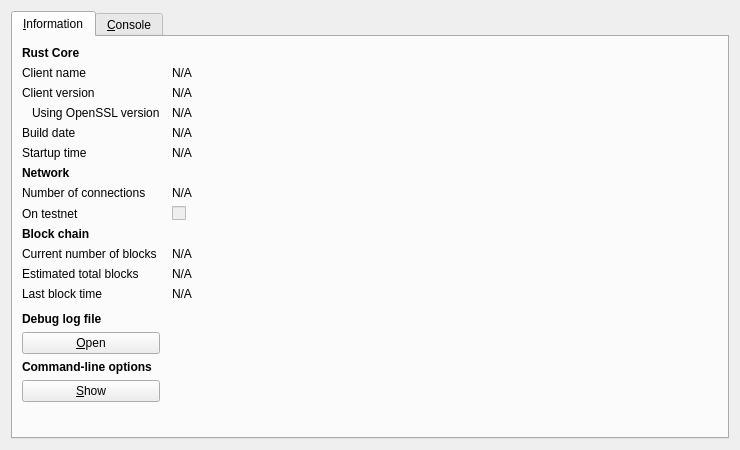
<?xml version="1.0" encoding="UTF-8"?>
<ui version="4.0">
 <class>RPCConsole</class>
 <widget class="QDialog" name="RPCConsole">
  <property name="geometry">
   <rect>
    <x>0</x>
    <y>0</y>
    <width>740</width>
    <height>450</height>
   </rect>
  </property>
  <property name="windowTitle">
   <string>Rust - Debug window</string>
  </property>
  <layout class="QVBoxLayout" name="verticalLayout_2">
   <item>
    <widget class="QTabWidget" name="tabWidget">
     <property name="currentIndex">
      <number>0</number>
     </property>
     <widget class="QWidget" name="tab_info">
      <attribute name="title">
       <string>&amp;Information</string>
      </attribute>
      <layout class="QGridLayout" name="gridLayout" columnstretch="0,1">
       <property name="horizontalSpacing">
        <number>12</number>
       </property>
       <item row="0" column="0">
        <widget class="QLabel" name="label_9">
         <property name="font">
          <font>
           <weight>75</weight>
           <bold>true</bold>
          </font>
         </property>
         <property name="text">
          <string>Rust Core</string>
         </property>
        </widget>
       </item>
       <item row="1" column="0">
        <widget class="QLabel" name="label_5">
         <property name="text">
          <string>Client name</string>
         </property>
        </widget>
       </item>
       <item row="1" column="1">
        <widget class="QLabel" name="clientName">
         <property name="cursor">
          <cursorShape>IBeamCursor</cursorShape>
         </property>
         <property name="text">
          <string>N/A</string>
         </property>
         <property name="textFormat">
          <enum>Qt::PlainText</enum>
         </property>
         <property name="textInteractionFlags">
          <set>Qt::LinksAccessibleByMouse|Qt::TextSelectableByKeyboard|Qt::TextSelectableByMouse</set>
         </property>
        </widget>
       </item>
       <item row="2" column="0">
        <widget class="QLabel" name="label_6">
         <property name="text">
          <string>Client version</string>
         </property>
        </widget>
       </item>
       <item row="2" column="1">
        <widget class="QLabel" name="clientVersion">
         <property name="cursor">
          <cursorShape>IBeamCursor</cursorShape>
         </property>
         <property name="text">
          <string>N/A</string>
         </property>
         <property name="textFormat">
          <enum>Qt::PlainText</enum>
         </property>
         <property name="textInteractionFlags">
          <set>Qt::LinksAccessibleByMouse|Qt::TextSelectableByKeyboard|Qt::TextSelectableByMouse</set>
         </property>
        </widget>
       </item>
       <item row="3" column="0">
        <widget class="QLabel" name="label_14">
         <property name="text">
          <string>Using OpenSSL version</string>
         </property>
         <property name="indent">
          <number>10</number>
         </property>
        </widget>
       </item>
       <item row="3" column="1">
        <widget class="QLabel" name="openSSLVersion">
         <property name="cursor">
          <cursorShape>IBeamCursor</cursorShape>
         </property>
         <property name="text">
          <string>N/A</string>
         </property>
         <property name="textFormat">
          <enum>Qt::PlainText</enum>
         </property>
         <property name="textInteractionFlags">
          <set>Qt::LinksAccessibleByMouse|Qt::TextSelectableByKeyboard|Qt::TextSelectableByMouse</set>
         </property>
        </widget>
       </item>
       <item row="4" column="0">
        <widget class="QLabel" name="label_12">
         <property name="text">
          <string>Build date</string>
         </property>
        </widget>
       </item>
       <item row="4" column="1">
        <widget class="QLabel" name="buildDate">
         <property name="cursor">
          <cursorShape>IBeamCursor</cursorShape>
         </property>
         <property name="text">
          <string>N/A</string>
         </property>
         <property name="textFormat">
          <enum>Qt::PlainText</enum>
         </property>
         <property name="textInteractionFlags">
          <set>Qt::LinksAccessibleByMouse|Qt::TextSelectableByKeyboard|Qt::TextSelectableByMouse</set>
         </property>
        </widget>
       </item>
       <item row="5" column="0">
        <widget class="QLabel" name="label_13">
         <property name="text">
          <string>Startup time</string>
         </property>
        </widget>
       </item>
       <item row="5" column="1">
        <widget class="QLabel" name="startupTime">
         <property name="cursor">
          <cursorShape>IBeamCursor</cursorShape>
         </property>
         <property name="text">
          <string>N/A</string>
         </property>
         <property name="textFormat">
          <enum>Qt::PlainText</enum>
         </property>
         <property name="textInteractionFlags">
          <set>Qt::LinksAccessibleByMouse|Qt::TextSelectableByKeyboard|Qt::TextSelectableByMouse</set>
         </property>
        </widget>
       </item>
       <item row="6" column="0">
        <widget class="QLabel" name="label_11">
         <property name="font">
          <font>
           <weight>75</weight>
           <bold>true</bold>
          </font>
         </property>
         <property name="text">
          <string>Network</string>
         </property>
        </widget>
       </item>
       <item row="7" column="0">
        <widget class="QLabel" name="label_7">
         <property name="text">
          <string>Number of connections</string>
         </property>
        </widget>
       </item>
       <item row="7" column="1">
        <widget class="QLabel" name="numberOfConnections">
         <property name="cursor">
          <cursorShape>IBeamCursor</cursorShape>
         </property>
         <property name="text">
          <string>N/A</string>
         </property>
         <property name="textFormat">
          <enum>Qt::PlainText</enum>
         </property>
         <property name="textInteractionFlags">
          <set>Qt::LinksAccessibleByMouse|Qt::TextSelectableByKeyboard|Qt::TextSelectableByMouse</set>
         </property>
        </widget>
       </item>
       <item row="8" column="0">
        <widget class="QLabel" name="label_8">
         <property name="text">
          <string>On testnet</string>
         </property>
        </widget>
       </item>
       <item row="8" column="1">
        <widget class="QCheckBox" name="isTestNet">
         <property name="enabled">
          <bool>false</bool>
         </property>
         <property name="text">
          <string/>
         </property>
        </widget>
       </item>
       <item row="9" column="0">
        <widget class="QLabel" name="label_10">
         <property name="font">
          <font>
           <weight>75</weight>
           <bold>true</bold>
          </font>
         </property>
         <property name="text">
          <string>Block chain</string>
         </property>
        </widget>
       </item>
       <item row="10" column="0">
        <widget class="QLabel" name="label_3">
         <property name="text">
          <string>Current number of blocks</string>
         </property>
        </widget>
       </item>
       <item row="10" column="1">
        <widget class="QLabel" name="numberOfBlocks">
         <property name="cursor">
          <cursorShape>IBeamCursor</cursorShape>
         </property>
         <property name="text">
          <string>N/A</string>
         </property>
         <property name="textFormat">
          <enum>Qt::PlainText</enum>
         </property>
         <property name="textInteractionFlags">
          <set>Qt::LinksAccessibleByMouse|Qt::TextSelectableByKeyboard|Qt::TextSelectableByMouse</set>
         </property>
        </widget>
       </item>
       <item row="11" column="0">
        <widget class="QLabel" name="label_4">
         <property name="text">
          <string>Estimated total blocks</string>
         </property>
        </widget>
       </item>
       <item row="11" column="1">
        <widget class="QLabel" name="totalBlocks">
         <property name="cursor">
          <cursorShape>IBeamCursor</cursorShape>
         </property>
         <property name="text">
          <string>N/A</string>
         </property>
         <property name="textFormat">
          <enum>Qt::PlainText</enum>
         </property>
         <property name="textInteractionFlags">
          <set>Qt::LinksAccessibleByMouse|Qt::TextSelectableByKeyboard|Qt::TextSelectableByMouse</set>
         </property>
        </widget>
       </item>
       <item row="12" column="0">
        <widget class="QLabel" name="label_2">
         <property name="text">
          <string>Last block time</string>
         </property>
        </widget>
       </item>
       <item row="12" column="1">
        <widget class="QLabel" name="lastBlockTime">
         <property name="cursor">
          <cursorShape>IBeamCursor</cursorShape>
         </property>
         <property name="text">
          <string>N/A</string>
         </property>
         <property name="textFormat">
          <enum>Qt::PlainText</enum>
         </property>
         <property name="textInteractionFlags">
          <set>Qt::LinksAccessibleByMouse|Qt::TextSelectableByKeyboard|Qt::TextSelectableByMouse</set>
         </property>
        </widget>
       </item>
       <item row="13" column="0">
        <spacer name="verticalSpacer_2">
         <property name="orientation">
          <enum>Qt::Vertical</enum>
         </property>
         <property name="sizeHint" stdset="0">
          <size>
           <width>20</width>
           <height>20</height>
          </size>
         </property>
        </spacer>
       </item>
       <item row="14" column="0">
        <widget class="QLabel" name="labelDebugLogfile">
         <property name="font">
          <font>
           <weight>75</weight>
           <bold>true</bold>
          </font>
         </property>
         <property name="text">
          <string>Debug log file</string>
         </property>
        </widget>
       </item>
       <item row="15" column="0">
        <widget class="QPushButton" name="openDebugLogfileButton">
         <property name="toolTip">
          <string>Open the Rust debug log file from the current data directory. This can take a few seconds for large log files.</string>
         </property>
         <property name="text">
          <string>&amp;Open</string>
         </property>
         <property name="autoDefault">
          <bool>false</bool>
         </property>
        </widget>
       </item>
       <item row="16" column="0">
        <widget class="QLabel" name="labelCLOptions">
         <property name="font">
          <font>
           <weight>75</weight>
           <bold>true</bold>
          </font>
         </property>
         <property name="text">
          <string>Command-line options</string>
         </property>
        </widget>
       </item>
       <item row="17" column="0">
        <widget class="QPushButton" name="showCLOptionsButton">
         <property name="toolTip">
          <string>Show the Rust-Qt help message to get a list with possible Rust command-line options.</string>
         </property>
         <property name="text">
          <string>&amp;Show</string>
         </property>
         <property name="autoDefault">
          <bool>false</bool>
         </property>
        </widget>
       </item>
       <item row="18" column="0">
        <spacer name="verticalSpacer">
         <property name="orientation">
          <enum>Qt::Vertical</enum>
         </property>
         <property name="sizeHint" stdset="0">
          <size>
           <width>20</width>
           <height>40</height>
          </size>
         </property>
        </spacer>
       </item>
      </layout>
     </widget>
     <widget class="QWidget" name="tab_console">
      <attribute name="title">
       <string>&amp;Console</string>
      </attribute>
      <layout class="QVBoxLayout" name="verticalLayout_3">
       <property name="spacing">
        <number>3</number>
       </property>
       <item>
        <widget class="QTextEdit" name="messagesWidget">
         <property name="minimumSize">
          <size>
           <width>0</width>
           <height>100</height>
          </size>
         </property>
         <property name="readOnly">
          <bool>true</bool>
         </property>
         <property name="tabKeyNavigation" stdset="0">
          <bool>false</bool>
         </property>
         <property name="columnCount" stdset="0">
          <number>2</number>
         </property>
        </widget>
       </item>
       <item>
        <layout class="QHBoxLayout" name="horizontalLayout">
         <property name="spacing">
          <number>3</number>
         </property>
         <item>
          <widget class="QLabel" name="label">
           <property name="text">
            <string notr="true">&gt;</string>
           </property>
          </widget>
         </item>
         <item>
          <widget class="QLineEdit" name="lineEdit"/>
         </item>
         <item>
          <widget class="QPushButton" name="clearButton">
           <property name="maximumSize">
            <size>
             <width>24</width>
             <height>24</height>
            </size>
           </property>
           <property name="toolTip">
            <string>Clear console</string>
           </property>
           <property name="text">
            <string/>
           </property>
           <property name="icon">
            <iconset resource="../bitcoin.qrc">
             <normaloff>:/icons/remove</normaloff>:/icons/remove</iconset>
           </property>
           <property name="shortcut">
            <string notr="true">Ctrl+L</string>
           </property>
           <property name="autoDefault">
            <bool>false</bool>
           </property>
          </widget>
         </item>
        </layout>
       </item>
      </layout>
     </widget>
    </widget>
   </item>
  </layout>
 </widget>
 <resources>
  <include location="../bitcoin.qrc"/>
 </resources>
 <connections/>
</ui>
